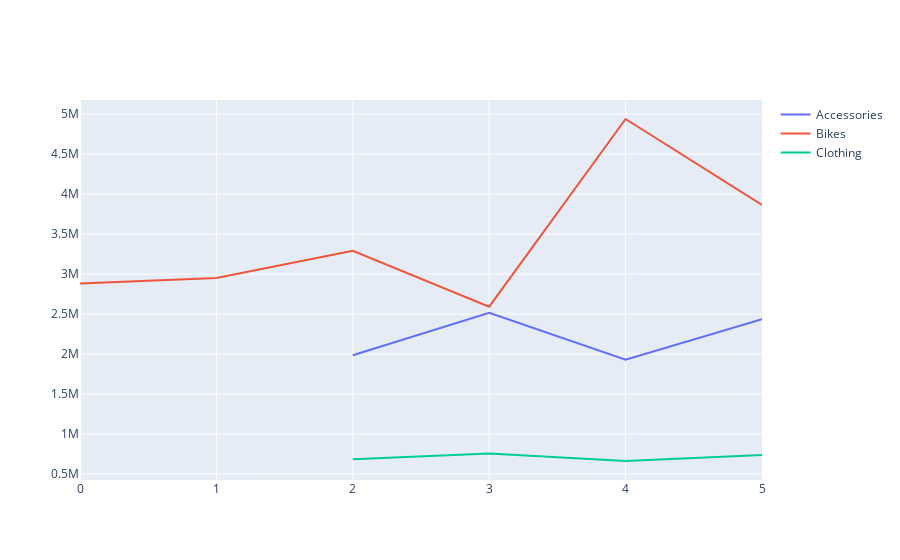

The notebook cell saved with this chart:
### Code cell
fig = go.Figure()
fig.add_trace(go.Scatter(y=table.Accessories,mode='lines',name='Accessories'))
fig.add_trace(go.Scatter(y=table.Bikes,mode='lines',name='Bikes'))
fig.add_trace(go.Scatter(y=table.Clothing,mode='lines',name='Clothing'))

### Figure 1 — Plotly figure (JSON) as saved in the notebook; plotly's stock layout.template omitted (floating-point values rounded to 4 significant figures)
{"data": [{"mode": "lines", "name": "Accessories", "type": "scatter", "y": [null, null, 1985000.0, 2516000.0, 1928000.0, 2434000.0]}, {"mode": "lines", "name": "Bikes", "type": "scatter", "y": [2881000.0, 2952000.0, 3290000.0, 2592000.0, 4939000.0, 3865000.0]}, {"mode": "lines", "name": "Clothing", "type": "scatter", "y": [null, null, 683600.0, 757100.0, 662100.0, 736700.0]}], "layout": {}}
